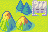

Below is a game level as drawn by its tile map, then a one-line description and the .tmx file that defines it, in full:
An orthogonal 3x2 tile map with 16x16 px tiles, 1 tile layer (Tile Layer 1).

<map version="1.5" tiledversion="1.7.2" orientation="orthogonal" renderorder="right-down" width="3" height="2" tilewidth="16" tileheight="16" infinite="0" nextlayerid="2" nextobjectid="1">
 <tileset firstgid="1" name="aw2.png" tilewidth="16" tileheight="16" tilecount="512" columns="32">
  <image source="aw2.png" trans="ffffff" width="512" height="256" />
 </tileset>
 <layer id="1" name="Tile Layer 1" width="3" height="2">
  <data>
   <tile gid="68" />
   <tile gid="135" />
   <tile gid="450" />
   <tile gid="36" />
   <tile gid="33" />
   <tile gid="34" />
  </data>
 </layer>
</map>
